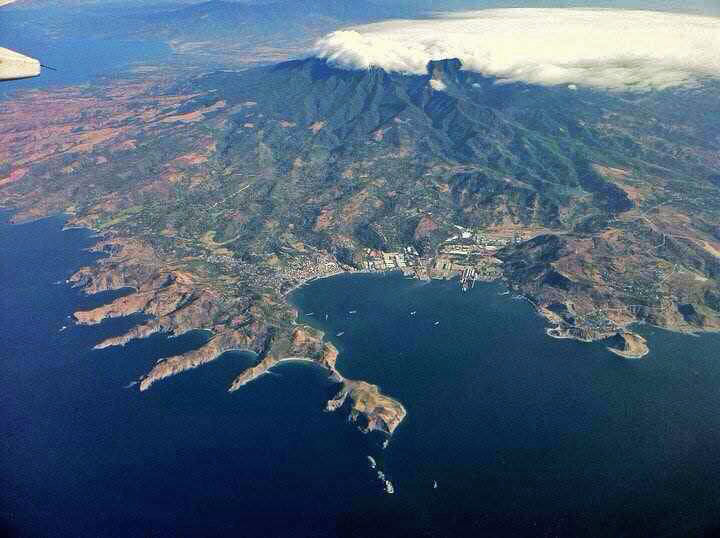
#> input picture pillow/5f.jpg, 720 x 538 px
$ python add_text.py   (older library calls are emulated)
#> lines starting #> are read from the running program, lines starting #| are printed output that depends on the picture
# You might encounter an error on missing textsize() method
#
# install Pillow with this version
# python -m pip install Pillow==9.5.0
#
from PIL import Image, ImageDraw

image_file = "5f.jpg"
im = Image.open(image_file)
#> im is the input picture: PIL image 720x538 RGB; mean R, G, B 76.3, 96.7, 118.3
w, h = im.size
#> w = 720; h = 538

draw = ImageDraw.Draw(im)

text1 = 'THE FIVE FINGERS - CSM Bataan Python Programmers'
text1_color = (255, 255, 0)
text1_coordinates = (400, 500)

# Add text
draw.text(text1_coordinates, text1, text1_color)
im.show()
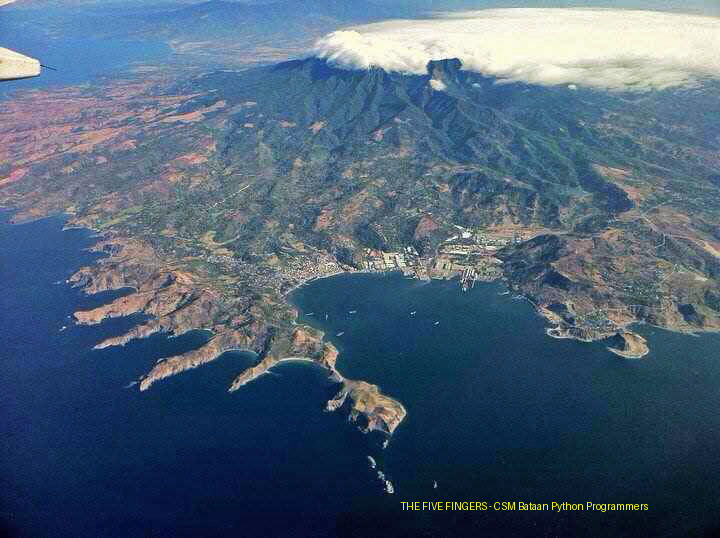
#> shown: PIL image 720x538 RGB; mean R, G, B 76.6, 97, 118.2

$ run again, with pillow/casawater.jpg copied over pillow/5f.jpg
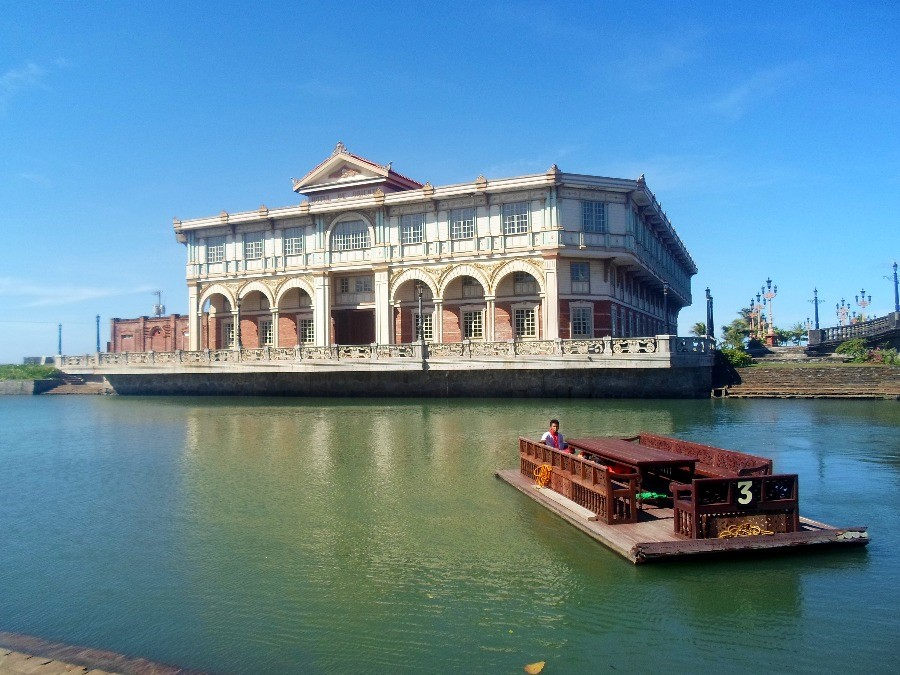
#> input picture pillow/casawater.jpg, 900 x 675 px
#> im is the input picture: PIL image 900x675 RGB; mean R, G, B 97.9, 135.2, 155.3
#> `im.show()`:
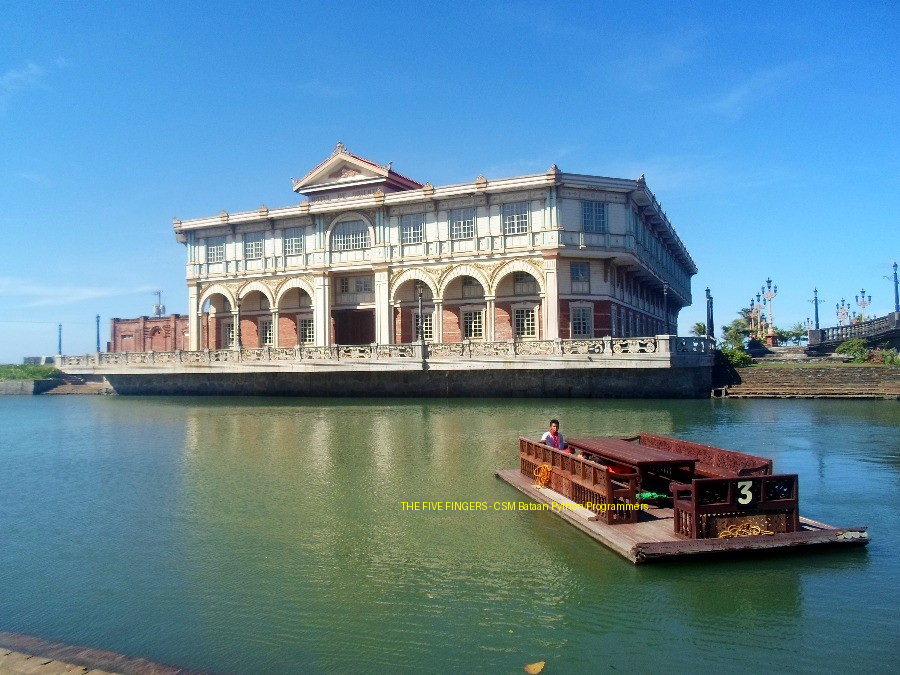
#> shown: PIL image 900x675 RGB; mean R, G, B 98, 135.4, 155.2
